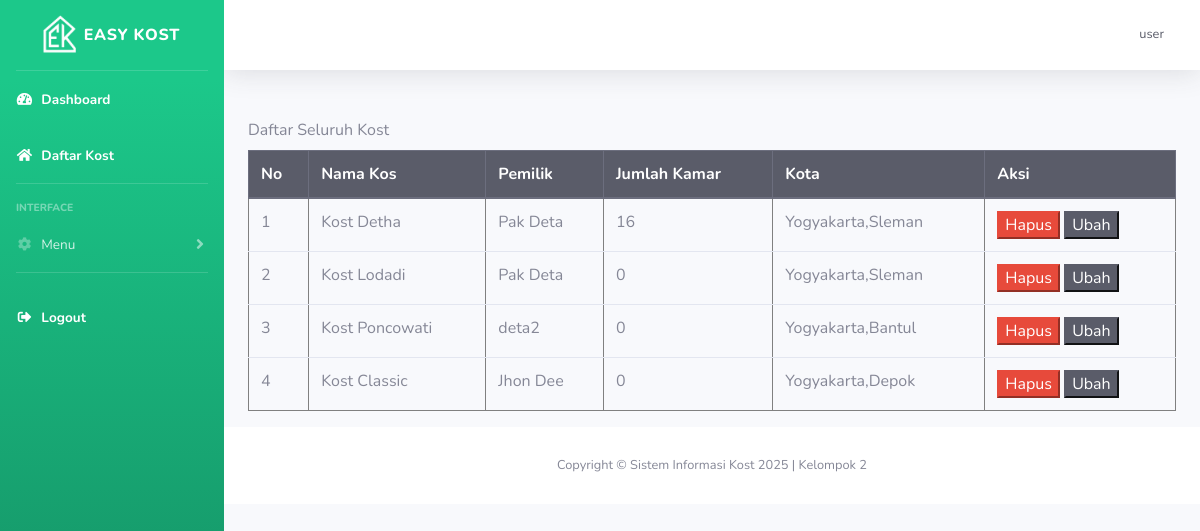
Page /kost/kost_management.php (signed in) on the earlier database version.
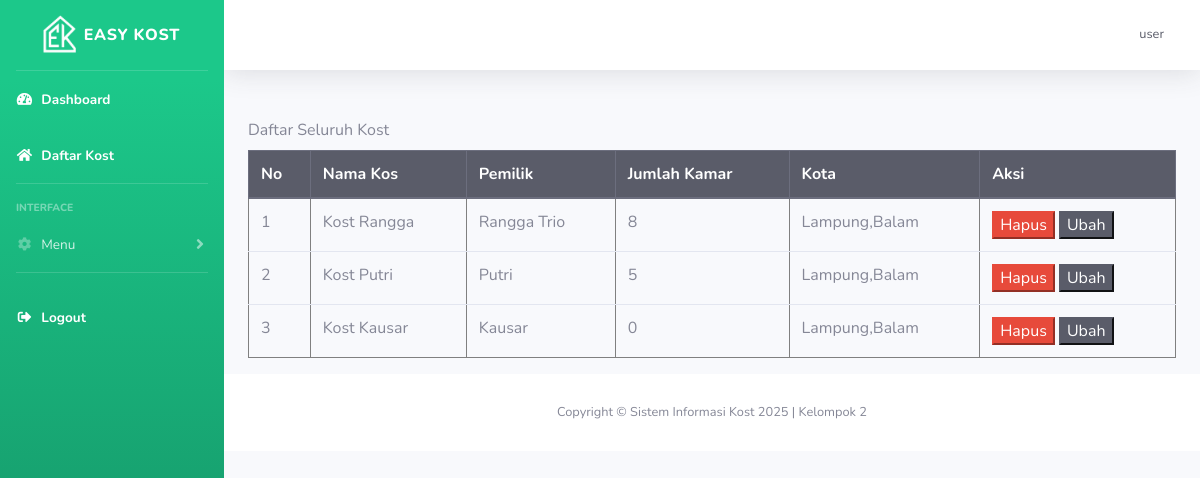
Same page on the later database version.
### tables this page shows
CREATE TABLE `kost` (
  `id_kost` int(11) NOT NULL,
  `nama_kost` varchar(255) NOT NULL,
  `tipe_kost` varchar(255) NOT NULL,
  `jenis_kost` varchar(255) NOT NULL,
  `jumlah_kamar` int(11) NOT NULL,
  `tanggal_tagih` date NOT NULL,
  `nama_pemilik` text NOT NULL,
  `nama_bank` text NOT NULL,
  `no_rekening` int(11) NOT NULL,
  `foto_bangunan_utama` varchar(255) NOT NULL,
  `foto_kamar` varchar(255) NOT NULL,
  `foto_kamar_mandi` varchar(255) NOT NULL,
  `foto_interior` varchar(255) NOT NULL,
  `provinsi` varchar(25) NOT NULL,
  `kota` varchar(25) NOT NULL,
  `kecamatan` varchar(25) NOT NULL,
  `kelurahan` varchar(25) NOT NULL,
  `alamat` varchar(255) NOT NULL,
  `harga_sewa` int(11) NOT NULL,
  `kontak` varchar(255) NOT NULL,
  `deskripsi` text NOT NULL,
  `id_pemilik` int(11) NOT NULL,
  `fasilitas_kost` text NOT NULL
);

CREATE TABLE `user` (
  `id` int(11) NOT NULL,
  `nama_lengkap` varchar(255) NOT NULL,
  `email` varchar(255) NOT NULL,
  `username` varchar(255) NOT NULL,
  `password` varchar(255) NOT NULL,
  `no_hp` varchar(255) NOT NULL,
  `pekerjaan` varchar(255) NOT NULL,
  `jenis_kelamin` varchar(25) NOT NULL,
  `foto_ktp` varchar(255) NOT NULL,
  `foto_profil` text NOT NULL,
  `roles` int(11) NOT NULL,
  `id_kost_saya` int(11) NOT NULL
);

### kost/kost_management.php (the view)
<?php
include "template/header.php";
$data = mysqli_query($koneksi, "SELECT * FROM kost INNER JOIN user WHERE kost.id_pemilik=user.id");
?>
<div class="container">
    <table class="table" border="1px solid black">
        <label for="table">Daftar Seluruh Kost</label>
        <thead class="thead-dark">
            <tr>
                <th scope="col">No</th>
                <th scope="col">Nama Kos</th>
                <th scope="col">Pemilik</th>
                <th scope="col">Jumlah Kamar</th>
                <th scope="col">Kota</th>
                <th scope="col">Aksi</th>
            </tr>
        </thead>
        <tbody>
            <?php
            $n = 0;
            while ($d = mysqli_fetch_array($data)) {
                $n++;
            ?>
                <tr class="">
                    <td><?php echo $n ?></td>
                    <td><?php echo $d['nama_kost'] ?></td>
                    <td><?php echo $d['nama_lengkap'] ?></td>
                    <td><?php echo $d['jumlah_kamar'] ?></td>
                    <td><?php echo $d['provinsi'] . "," . $d['kota'] ?></td>
                    <td>
                        <a href="php/hapus.php?id_kost=<?php echo $d['id_kost'] ?>"><button class="btn-danger">Hapus</button></a>
                        <a href="properti-edit.php?id_kost=<?php echo $d['id_kost'] ?>"><button class="btn-dark"> Ubah</button></a></td>
                </tr>
            <?php } ?>
        </tbody>
    </table>
</div>
<?php
include "template/footer.php";
?>

Differences in the rows shown:
removed kost: nama_kost "Kost Lodadi", id_pemilik.nama_lengkap "Pak Deta", jumlah_kamar "0", provinsi "Yogyakarta", kota "Sleman"
changed kost: nama_kost "Kost Detha" → "Kost Rangga"; id_pemilik.nama_lengkap "Pak Deta" → "Rangga Trio"; jumlah_kamar "16" → "8"; provinsi "Yogyakarta" → "Lampung"; kota "Sleman" → "Balam"
changed kost: nama_kost "Kost Poncowati" → "Kost Putri"; id_pemilik.nama_lengkap "deta2" → "Putri"; jumlah_kamar "0" → "5"; provinsi "Yogyakarta" → "Lampung"; kota "Bantul" → "Balam"
changed kost: nama_kost "Kost Classic" → "Kost Kausar"; id_pemilik.nama_lengkap "Jhon Dee" → "Kausar"; provinsi "Yogyakarta" → "Lampung"; kota "Depok" → "Balam"
